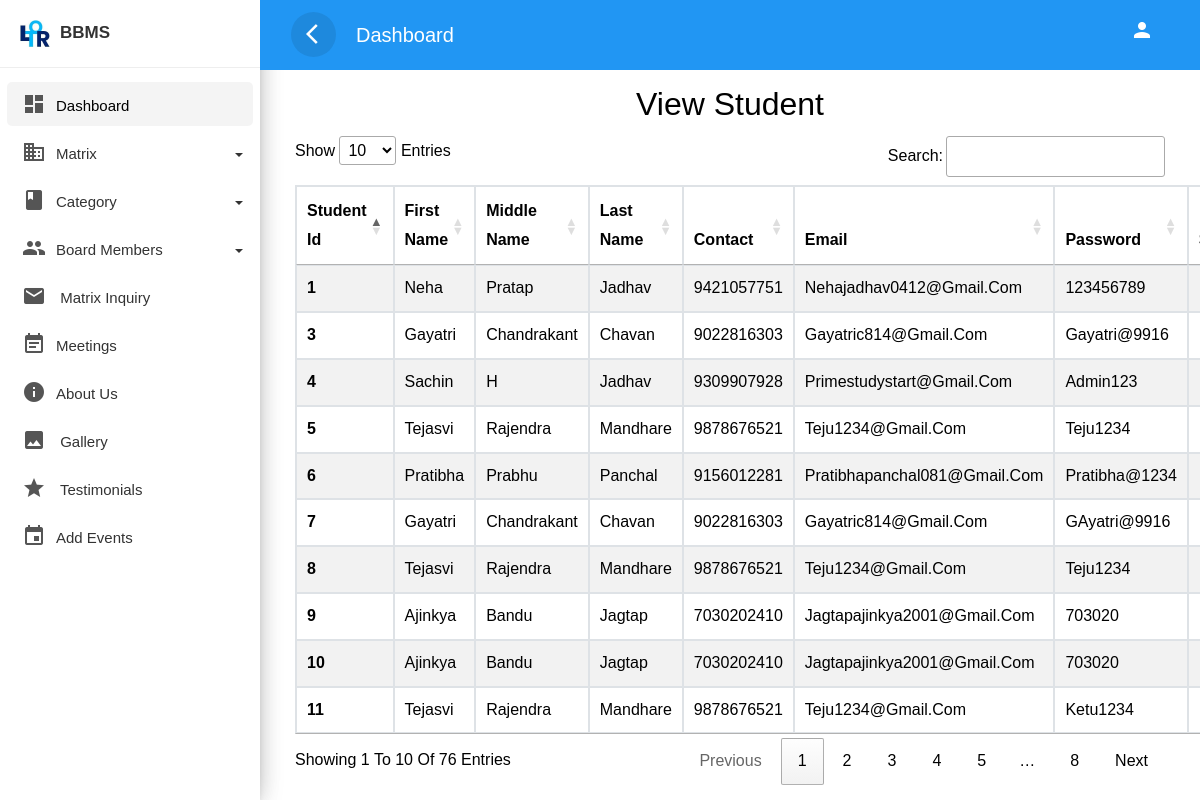
/ppsltor/admin/StudentRegister.php, run on the app's committed database.
### tables this page shows
CREATE TABLE `registration` (
  `t_id` int(11) NOT NULL,
  `t_first_name` varchar(255) NOT NULL,
  `t_middle_name` varchar(100) NOT NULL,
  `t_last_name` varchar(100) NOT NULL,
  `t_contact` varchar(20) NOT NULL,
  `t_emailid` varchar(255) NOT NULL,
  `t_password` varchar(255) NOT NULL,
  `t_state` varchar(255) NOT NULL,
  `t_district` varchar(255) NOT NULL,
  `t_subdistrict` varchar(255) NOT NULL,
  `t_village` varchar(10) NOT NULL,
  `t_pincode` varchar(255) NOT NULL
);

### ppsltor/admin/StudentRegister.php (the view, shortened to what this page needs)
<!doctype html>
<html lang="en">
<head>
    <link rel="stylesheet" href="css/bootstrap.min.css">
    <link rel="stylesheet" href="css/custom.css">
    <link rel="stylesheet" href="//cdn.datatables.net/1.13.6/css/jquery.dataTables.min.css">
</head>
<body>
    <div class="wrapper">
        <?php require 'sidebar.php' ?>
        <div id="content" style="background-color:white;">
            <div class="top-navbar">
                <nav class="navbar navbar-expand-lg">
                    <div class="container-fluid">
                        <button type="button" id="sidebarCollapse" class="d-xl-block d-lg-block d-md-mone d-none">
                            <span class="material-icons">arrow_back_ios</span>
                        </button>
                        <a class="navbar-brand" href="#"> Dashboard </a>
                        <div class="collapse navbar-collapse d-lg-block d-xl-block d-sm-none d-md-none d-none" id="navbarSupportedContent">
                            <ul class="nav navbar-nav ml-auto">
                                <li class="nav-item">
                                    <a class="nav-link" href="#">
                                        <span class="material-icons">person</span>
                                    </a>
                                </li>
                            </ul>
                        </div>
                    </div>
                </nav>
            </div>
            <div class="main-content">
                <div class="container">
                    <h2 class="text-center">View Student</h2>
                    <table class="table table-striped table-bordered mt-10" id="myTable">
                        <thead>
                            <tr>
                                <th scope="col">Student Id</th>
                                <th scope="col">First Name</th>
                                <th scope="col">Middle Name</th>
                                <th scope="col">Last Name</th>
                                <th scope="col">Contact</th>
                                <th scope="col">Email</th>
                                <th scope="col">Password</th>
                                <th scope="col">State</th>
                            </tr>
                        </thead>
                        <tbody>
                            <?php
                            require 'connection.php';
                            $sql = "SELECT * FROM registration ";
                            $result = mysqli_query($con, $sql);
                            if ($result) {
                               while ($row = mysqli_fetch_assoc($result)) {
                                $id = $row['t_id'];
                                $firstName = $row['t_first_name'];
                                $middleName = $row['t_middle_name'];
                                $lastName = $row['t_last_name'];
                                $contact = $row['t_contact'];
                                $email = $row['t_emailid'];
                                $password = $row['t_password'];
                                $state = $row['t_state'];
                                $district = $row['t_district'];
                                $subdistrict = $row['t_subdistrict'];
                                $village = $row['t_village'];
                                $pincode = $row['t_pincode'];
                                echo '<tr>
                                    <th scope="row">' . $id . '</th>
                                    <td>' . $firstName . '</td>
                                    <td>' . $middleName . '</td>
                                    <td>' . $lastName . '</td>
                                    <td>' . $contact . '</td>
                                    <td>' . $email . '</td>
                                    <td>' . $password . '</td>
                                    <td>' . $state . '</td>
                                    <td>' . $district . '</td>
                                    <td>' . $subdistrict . '</td>
                                    <td>' . $village . '</td>
                                    <td>' . $pincode . '</td>
                                </tr>';
                            }
                            }
                            ?>
                        </tbody>
                    </table>
                </div>
            </div>
        </div>
    </div>
</body>
</html>

### ppsltor/admin/css/custom.css (style rules this page uses)
body, html { line-height: 1.8; font-family: 'Cambria', sans-serif; color: black; text-transform:capitalize; text-rendering: optimizeLegibility !important; -webkit-font-smoothing: antialiased !important; font-weight: 400; margin:0px; padding:0px; }
h1, h2, h3, h4, h5, h6, .h1, .h2, .h3, .h4 { font-weight: 400; line-height: 1.5em; }
a { color: #333; font-weight: 400; }
button { cursor:pointer; }
ul, ol { padding: 0; margin:0px; list-style: none; }
a, a:hover, a:focus { color: #333; text-decoration: none; transition: all 0.3s; }
.material-icons { font-family: 'Material Icons'; font-weight: normal; font-style: normal; font-size: 24px; display: inline-block; line-height: 1; text-transform: none; letter-spacing: normal; word-wrap: normal; white-space: nowrap; direction: ltr; -webkit-font-smoothing: antialiased; text-rendering: optimizeLegibility; -moz-osx-font-smoothing: grayscale; font-feature-settings: 'liga'; }
.wrapper { position: relative; width:100%; overflow:auto; }
#content { position: relative; transition: all 0.3s; background-color: #EEEEEE; }
.top-navbar { position: fixed; width: calc(100% - 260px); margin-left: 0px; z-index: 1000; }
.main-content { padding:10px 20px 0px 20px; position: relative; width: 100%; margin-top: 70px; }
.navbar { background-color: #2196F3; color: #FFFFFF; }
.navbar-brand { color: #FFFFFF; }
.navbar button { background-color:transparent; border:none; }
.navbar button span { color:#fff; }
#sidebarCollapse { border-radius:50%; width:45px; height:45px; text-align:center; line-height:45px; margin-right:20px; border:none; color: #FFFFFF; background-color: rgba(0, 0, 0, 0.09); }
#sidebarCollapse span { margin: 9px; padding: 0px; }
.navbar-nav > li > a { color: #FFFFFF; }
.navbar-nav li a { position: relative; display: block; padding: 10px 15px!important; }
@media only screen and (min-width:992px) { #content { width: calc(100% - 260px); position: relative; float: right; transition: all 0.3s; background-color: #EEEEEE; } }

### data on the page
registration: t_id "1", t_first_name "Neha", t_middle_name "Pratap", t_last_name "Jadhav", t_contact "9421057751", t_emailid "Nehajadhav0412@gmail.com", t_password "123456789"
registration: t_id "3", t_first_name "Gayatri", t_middle_name "Chandrakant", t_last_name "Chavan", t_contact "9022816303", t_emailid "Gayatric814@gmail.com", t_password "Gayatri@9916"
registration: t_id "4", t_first_name "Sachin", t_middle_name "H", t_last_name "Jadhav", t_contact "9309907928", t_emailid "Primestudystart@gmail.com", t_password "Admin123"
registration: t_id "5", t_first_name "Tejasvi", t_middle_name "Rajendra", t_last_name "Mandhare", t_contact "9878676521", t_emailid "Teju1234@gmail.com", t_password "Teju1234"
registration: t_id "6", t_first_name "Pratibha", t_middle_name "Prabhu", t_last_name "Panchal", t_contact "9156012281", t_emailid "Pratibhapanchal081@gmail.com", t_password "Pratibha@1234"
registration: t_id "7", t_first_name "Gayatri", t_middle_name "Chandrakant", t_last_name "Chavan", t_contact "9022816303", t_emailid "Gayatric814@gmail.com", t_password "GAyatri@9916"
registration: t_id "8", t_first_name "Tejasvi", t_middle_name "Rajendra", t_last_name "Mandhare", t_contact "9878676521", t_emailid "Teju1234@gmail.com", t_password "Teju1234"
registration: t_id "9", t_first_name "Ajinkya", t_middle_name "Bandu", t_last_name "Jagtap", t_contact "7030202410", t_emailid "Jagtapajinkya2001@gmail.com", t_password "703020"
registration: t_id "10", t_first_name "Ajinkya", t_middle_name "Bandu", t_last_name "Jagtap", t_contact "7030202410", t_emailid "Jagtapajinkya2001@gmail.com", t_password "703020"
registration: t_id "11", t_first_name "Tejasvi", t_middle_name "Rajendra", t_last_name "Mandhare", t_contact "9878676521", t_emailid "Teju1234@gmail.com", t_password "Ketu1234"
